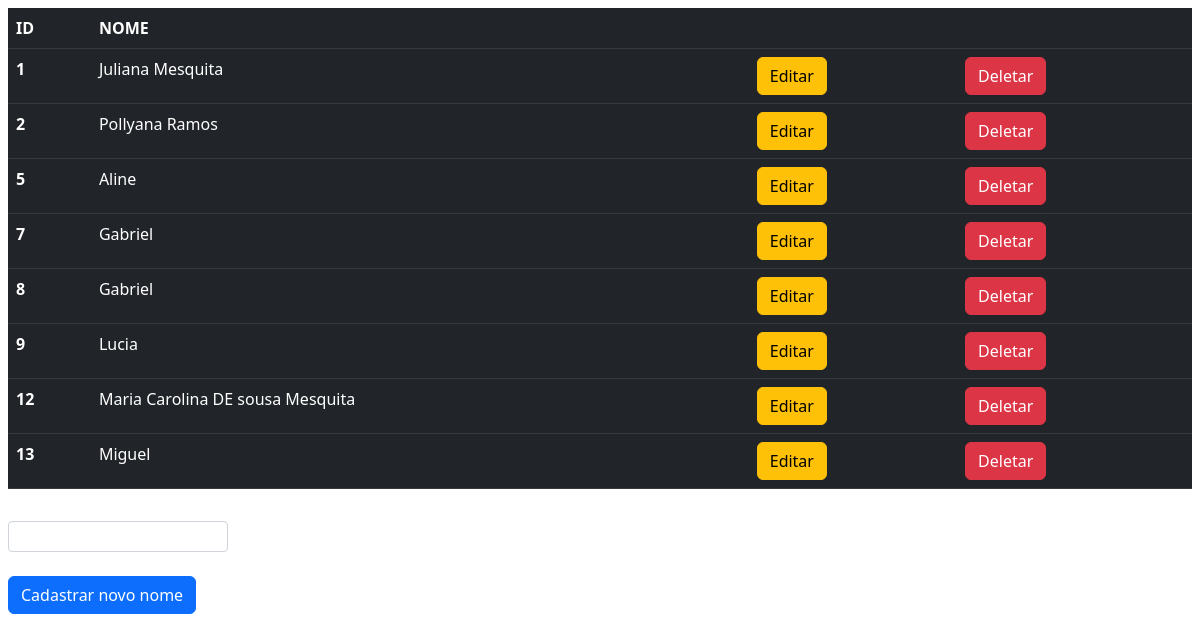
/core/, run on the app's committed database.
### core/models.py (models this page shows, shortened)
class Pessoa (models.Model):
    nome = models.CharField(max_length=100)

### core/views.py (the view)
# urls.py: 2. Add a URL to urlpatterns:  path('', views.home, name='home')
def home(request):
    pessoas = Pessoa.objects.all()
    return render(request,"index.html", {"pessoas":pessoas})

### core/templates/index.html (shortened to what this page needs)
<!DOCTYPE html>
<html lang="pt-br">
  <head>
    <link rel="stylesheet" href="https://cdn.jsdelivr.net/npm/bootstrap@5.2.2/dist/css/bootstrap.min.css">
  </head>
  <body>
    <div class="d-flex p-2 bd-highlight">
      <table>
        <table class="table table-dark">
          <thead>
            <tr>
              <th scope="col">ID</th>
              <th scope="col">NOME</th>
              <th scope="col"></th>
              <th scope="col"></th>
            </tr>
          </thead>
          <tbody>
            {% for pessoa in pessoas %}
              <tr>
                <th scope="row">{{ pessoa.id }}</th>
                <td>{{ pessoa.nome }} </td>
                <td><a href="{% url 'editar' pessoa.id %}" class="btn btn-warning"> Editar </a></td>
                <td><a href="{% url 'delete' pessoa.id %}" class="btn btn-danger"> Deletar </a> </td>
              </tr>
              {% endfor %}
          </tbody>
        </table>
    </div>
    <div class="d-flex p-2 bd-highlight">
      <form action="{% url 'salvar' %}" method="POST" class="form-group">
        <input type="text" name="nome" class="form-control form-control-sm">
        <br/>
        <button type="submit" class="btn btn-primary">Cadastrar novo nome</button>
      </form>
    </div>
  </body>
</html>

### data on the page
Pessoa: id "1", nome "Juliana Mesquita"
Pessoa: id "2", nome "Pollyana Ramos"
Pessoa: id "5", nome "Aline"
Pessoa: id "7", nome "Gabriel"
Pessoa: id "8", nome "Gabriel"
Pessoa: id "9", nome "Lucia"
Pessoa: id "12", nome "Maria Carolina DE sousa Mesquita"
Pessoa: id "13", nome "Miguel"
